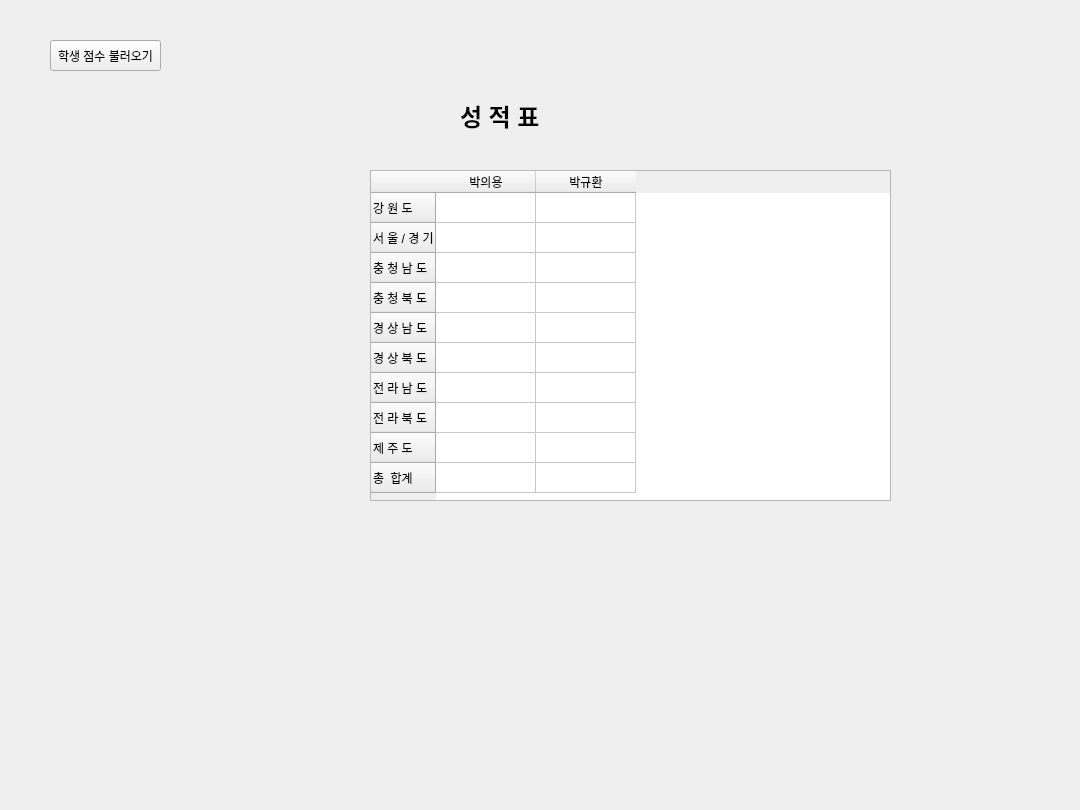
    <widget class="QWidget" name="tab_6">
     <attribute name="title">
      <string>점수현황</string>
     </attribute>
     <widget class="QLabel" name="login_label_5">
      <property name="geometry">
       <rect>
        <x>0</x>
        <y>0</y>
        <width>1071</width>
        <height>801</height>
       </rect>
      </property>
      <property name="text">
       <string/>
      </property>
      <property name="pixmap">
       <pixmap>../../Desktop/의명박6팀(230206~)/등산.png</pixmap>
      </property>
      <property name="scaledContents">
       <bool>true</bool>
      </property>
     </widget>
     <widget class="QPushButton" name="score_btn">
      <property name="enabled">
       <bool>true</bool>
      </property>
      <property name="geometry">
       <rect>
        <x>50</x>
        <y>40</y>
        <width>111</width>
        <height>31</height>
       </rect>
      </property>
      <property name="text">
       <string>학생 점수 불러오기</string>
      </property>
     </widget>
     <widget class="QTableWidget" name="score_tableWidget">
      <property name="geometry">
       <rect>
        <x>370</x>
        <y>170</y>
        <width>521</width>
        <height>331</height>
       </rect>
      </property>
      <row>
       <property name="text">
        <string>강 원 도</string>
       </property>
      </row>
      <row>
       <property name="text">
        <string>서 울 / 경 기</string>
       </property>
      </row>
      <row>
       <property name="text">
        <string>충 청 남 도</string>
       </property>
      </row>
      <row>
       <property name="text">
        <string>충 청 북 도</string>
       </property>
      </row>
      <row>
       <property name="text">
        <string>경 상 남 도</string>
       </property>
      </row>
      <row>
       <property name="text">
        <string>경 상 북 도</string>
       </property>
      </row>
      <row>
       <property name="text">
        <string>전 라 남 도</string>
       </property>
      </row>
      <row>
       <property name="text">
        <string>전 라 북 도</string>
       </property>
      </row>
      <row>
       <property name="text">
        <string>제 주 도</string>
       </property>
      </row>
      <row>
       <property name="text">
        <string>총  합계</string>
       </property>
      </row>
      <column>
       <property name="text">
        <string>박의용</string>
       </property>
      </column>
      <column>
       <property name="text">
        <string>박규환</string>
       </property>
      </column>
     </widget>
     <widget class="QLabel" name="label_15">
      <property name="geometry">
       <rect>
        <x>460</x>
        <y>90</y>
        <width>131</width>
        <height>51</height>
       </rect>
      </property>
      <property name="font">
       <font>
        <family>Arial</family>
        <pointsize>18</pointsize>
        <weight>75</weight>
        <bold>true</bold>
       </font>
      </property>
      <property name="text">
       <string>성 적 표</string>
      </property>
     </widget>
    </widget>
